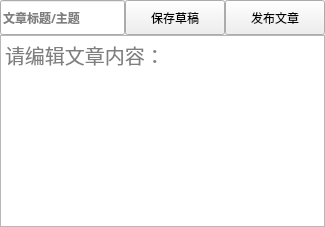
        <widget class="QWidget" name="NewCreateBlogpage">
         <layout class="QGridLayout" name="gridLayout_6">
          <property name="leftMargin">
           <number>0</number>
          </property>
          <property name="topMargin">
           <number>0</number>
          </property>
          <property name="rightMargin">
           <number>0</number>
          </property>
          <property name="bottomMargin">
           <number>0</number>
          </property>
          <property name="spacing">
           <number>0</number>
          </property>
          <item row="0" column="0">
           <layout class="QHBoxLayout" name="horizontalLayout_3">
            <item>
             <widget class="QLineEdit" name="headlineEdit">
              <property name="sizePolicy">
               <sizepolicy hsizetype="Preferred" vsizetype="Preferred">
                <horstretch>0</horstretch>
                <verstretch>0</verstretch>
               </sizepolicy>
              </property>
              <property name="minimumSize">
               <size>
                <width>0</width>
                <height>35</height>
               </size>
              </property>
              <property name="font">
               <font>
                <family>微软雅黑</family>
                <weight>75</weight>
                <bold>true</bold>
               </font>
              </property>
              <property name="placeholderText">
               <string>文章标题/主题</string>
              </property>
             </widget>
            </item>
            <item>
             <widget class="QPushButton" name="SaveDraftBt">
              <property name="sizePolicy">
               <sizepolicy hsizetype="Preferred" vsizetype="Preferred">
                <horstretch>0</horstretch>
                <verstretch>0</verstretch>
               </sizepolicy>
              </property>
              <property name="minimumSize">
               <size>
                <width>100</width>
                <height>0</height>
               </size>
              </property>
              <property name="maximumSize">
               <size>
                <width>100</width>
                <height>16777215</height>
               </size>
              </property>
              <property name="text">
               <string>保存草稿</string>
              </property>
              <property name="icon">
               <iconset resource="resource.qrc">
                <normaloff>:/resources/image/comimage/锁定.png</normaloff>:/resources/image/comimage/锁定.png</iconset>
              </property>
             </widget>
            </item>
            <item>
             <widget class="QPushButton" name="PostArticlesBt">
              <property name="sizePolicy">
               <sizepolicy hsizetype="Preferred" vsizetype="Preferred">
                <horstretch>0</horstretch>
                <verstretch>0</verstretch>
               </sizepolicy>
              </property>
              <property name="minimumSize">
               <size>
                <width>100</width>
                <height>0</height>
               </size>
              </property>
              <property name="maximumSize">
               <size>
                <width>100</width>
                <height>16777215</height>
               </size>
              </property>
              <property name="text">
               <string>发布文章</string>
              </property>
              <property name="icon">
               <iconset>
                <normaloff>:/resources/image/comimage/发布.png</normaloff>:/resources/image/comimage/发布.png</iconset>
              </property>
             </widget>
            </item>
           </layout>
          </item>
          <item row="1" column="0">
           <widget class="QTextEdit" name="NewCreatetextEdit">
            <property name="font">
             <font>
              <family>微软雅黑</family>
              <pointsize>15</pointsize>
             </font>
            </property>
            <property name="styleSheet">
             <string notr="true">border-left-color: rgb(0, 0, 0);
border-top-color: rgb(0, 0, 0);</string>
            </property>
            <property name="placeholderText">
             <string>请编辑文章内容：</string>
            </property>
           </widget>
          </item>
         </layout>
        </widget>
